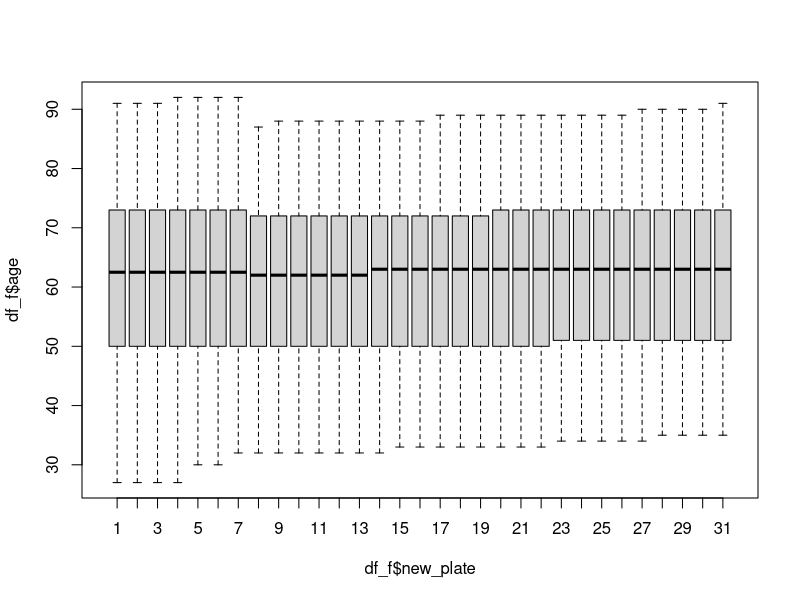
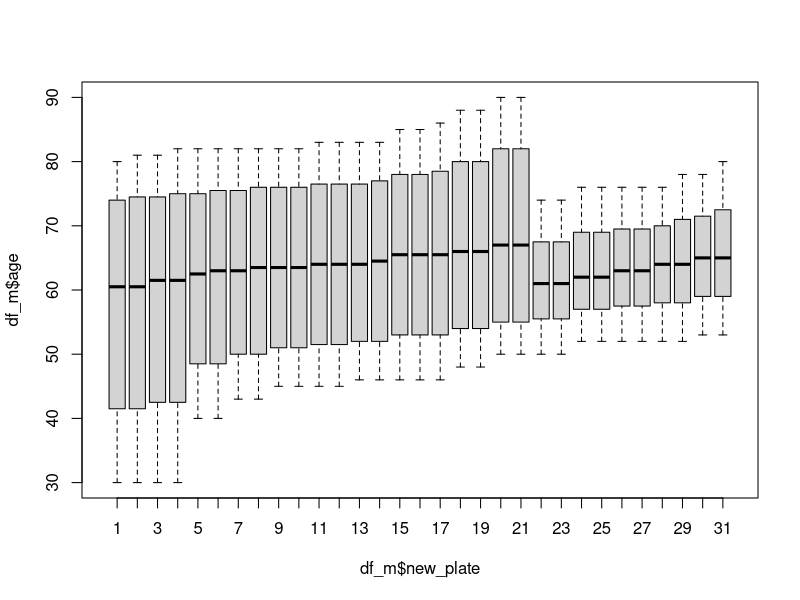
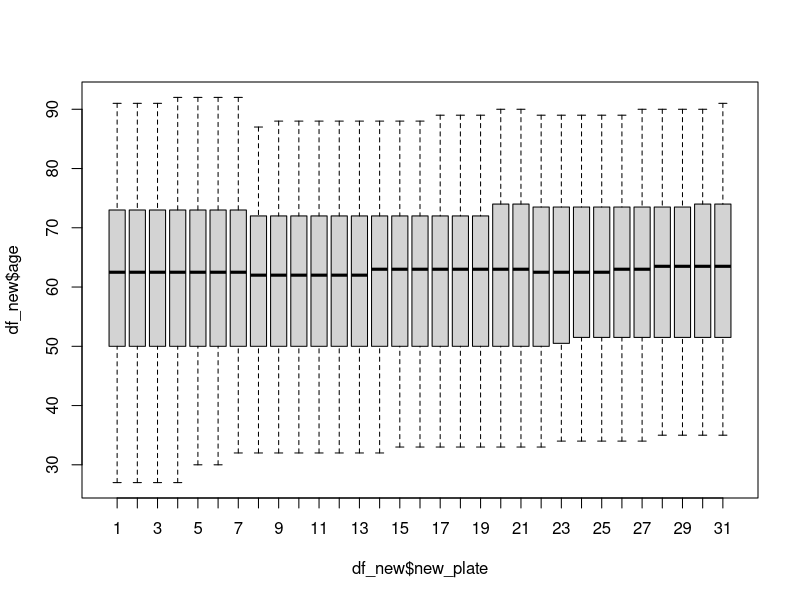
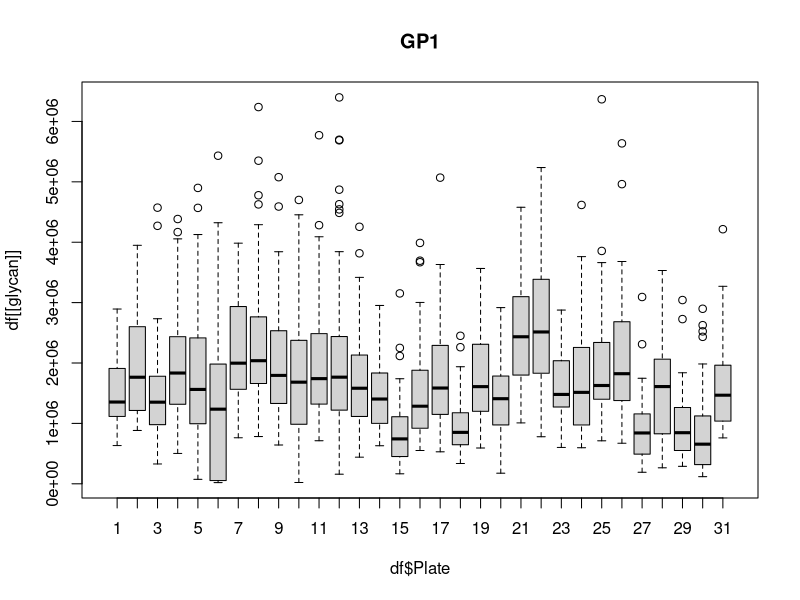
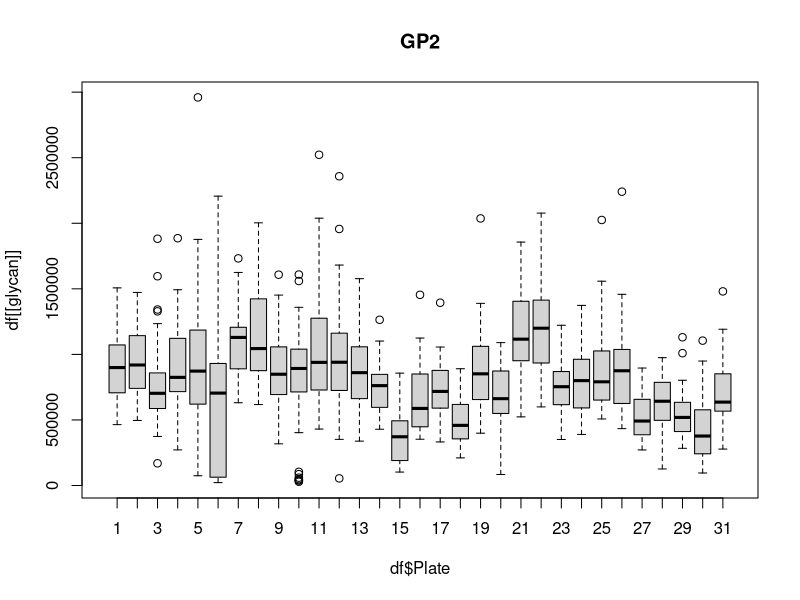
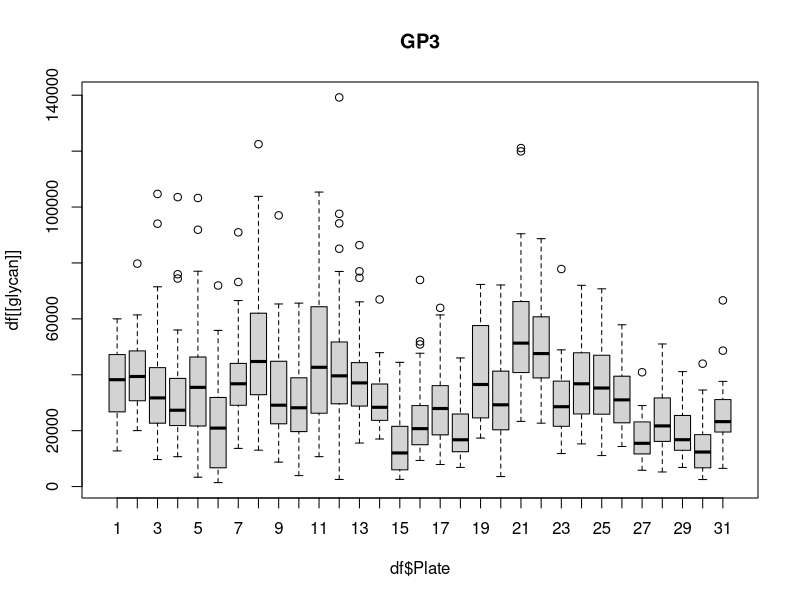
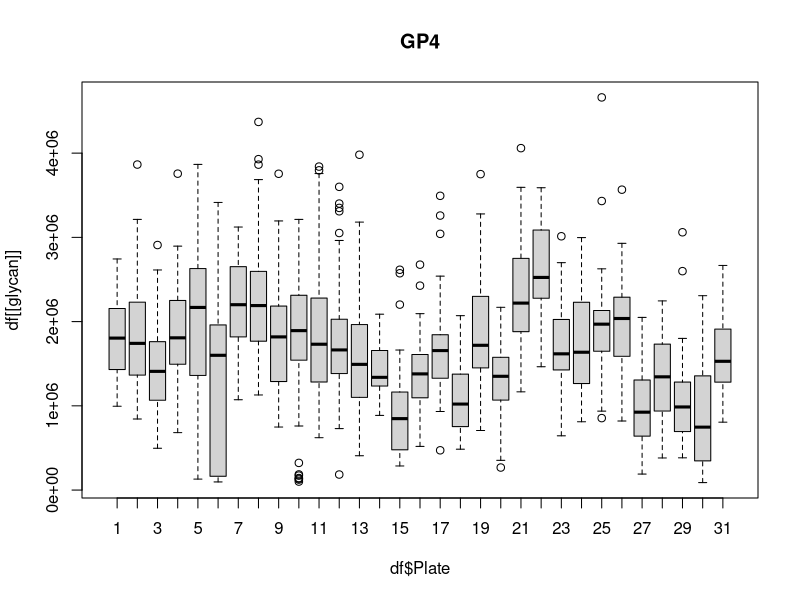
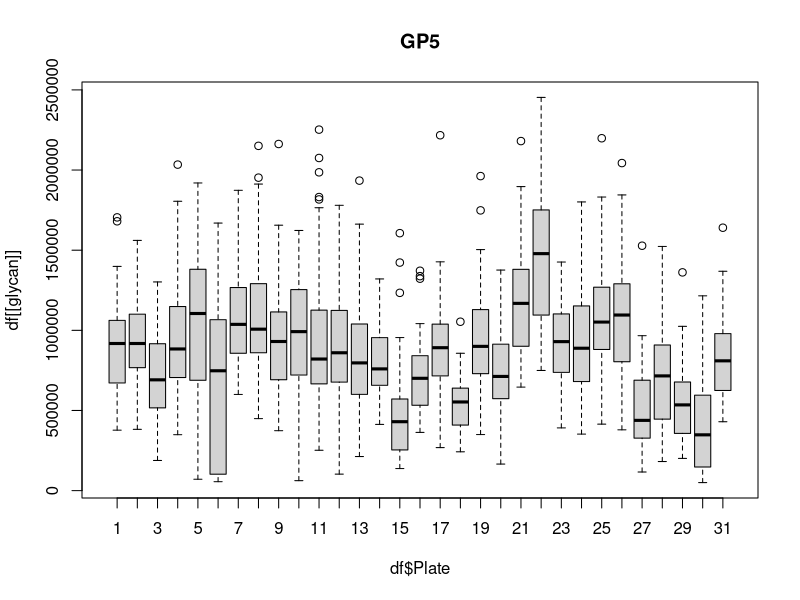

These figures' R source, in order: (Note: this script raises an error after producing the figures.)
## Project work
df <- read.csv("plasma.csv")
View(df)

#Ethnic 
factor(df$ethnic) # df contains only information about white people
length(df$"ethnic")
sum(is.na(df$"ethnic")) # number of NA data 10 times more that present

# gender
table(df$"gender") # number of females is 10 times greater males
tapply(df$gender, df$Plate, table)
library(dplyr)

#plate
df_Plate <- table(df$Plate)
length(table(df$Plate)) #31 Plates

#Creating boxplot graphics for each glycans gender vs GP
pdf(file="GP_vs_Plates.pdf")
glycans <- grep("GP", names(df), value=TRUE)

for(glycan in glycans){
  boxplot(df[[glycan]] ~ df$Plate,
          main=glycan)
}
dev.off()

#Creating boxplot graphics for each glycans gender vs GP
pdf(file="GP_vs_age.pdf")
glycans <- grep("GP", names(df), value=TRUE)

for(glycan in glycans){
  boxplot(df[[glycan]] ~ df$age,
          main=glycan)
}
dev.off()

# removing males (evolutoinally males are not nessesary)
sub_df <- subset(df, gender == "F")

pdf(file="age_vs_Plates.pdf")
boxplot(df$age ~ df$Plate)
dev.off()

pdf(file="age_vs_Plates(no_males).pdf")
boxplot(sub_df$age ~ sub_df$Plate)
dev.off()

#Blocking and randomisation by gender and age

df_f <- df[df$gender == "F", ] # selected by Females
df_f <- df_f[order(df_f$age),] # sorted by age in Females dataframe
a = rep(seq(1:31), 42)[1:1278] # created sequence of 31 plates for 42 samples
nrow(df_f)
length(a)
df_f$new_plate = a # assign new plates
boxplot(df_f$age~df_f$new_plate)

df_m <- df[df$gender == "M", ] # selected by Males
df_m <- df_m[order(df_m$age),] # sorted by age in Males dataframe
a = rep(seq(1:31), 4)[1:114] # created sequence of 31 plates for 4 samples
nrow(df_m)
length(a)
df_m$new_plate = a # assign new plates
boxplot(df_m$age~df_m$new_plate)

df_new <- rbind(df_f, df_m)
boxplot(df_new$age~df_new$new_plate)

?sample

# Making experiment design again
# replication

df <- read.csv("plasma.csv")

0.1 * 1392 # 10% from orign dataframe is 140

L<-list()
nrep <- 1000
for(ind in 1:nrep){
  #replication
  tmp <- sample (1:nrow(df), size = 140, replace = FALSE) # randomly pick up 140 samples
  dupl  <- df[tmp,] # duplicate picked samples
  dupl$gid <- paste0(dupl$gid, "_D")
  df_new <- rbind(df, dupl) # merge picked samples with orign dataframe
  
  nplates <- 16
  
  #blocking
  df_f <- df_new[df_new$gender == "F", ] # selected by Females from orign
  
  nfp  <- floor(nrow(df_f)/nplates) # cealing the number of Female samples by plates to be created
  df_f <- df_f[sample(1:nrow(df_f)), ] # shuffle dataframe of Female samples
  df_f$newplate <- rep(1:nplates, length=nrow(df_f)) # create new plates and put samples into them
  head(df_f)
  table(df_f$newplate)
  
  df_m <- df_new[df_new$gender == "M", ] # selected by Males from orign
  
  # calculate free space
  
  nfp  <- ceiling(nrow(df_m)/nplates) # cealing the number of Male samples by plates to be created
  df_m <- df_m[sample(1:nrow(df_m)), ] # shuffle dataframe of Male samples
  df_m$newplate <- rep(1:nplates, length=nrow(df_m)) # create new plates and put samples into them
  head(df_m)
  table(df_m$newplate)
  
  df_new_D <- rbind(df_f, df_m)
  
  L[[ind]] <- df_new_D
}

summary(L[1:10])
x <-as.data.frame(L[1])
summary(x)
?as.data.frame()

lapply(L, quantile, probs = 1:3/4, n= TRUE)

library(dplyr)


x <- rep(0, nrep)
for (i in 1:length(L)){
  elem <- L[[i]]
  tmp <- elem %>%
    group_by(newplate) %>%
    summarise(m=mean(age)) %>%
    ungroup()
  
  x[i] <- var(tmp$m)
}

ind <- which.min(x)

final <- L[[ind]]
boxplot(final$age~final$newplate)

# just sample for the loop
for(col in df_new){
  x <- c(x, sum(col))
}